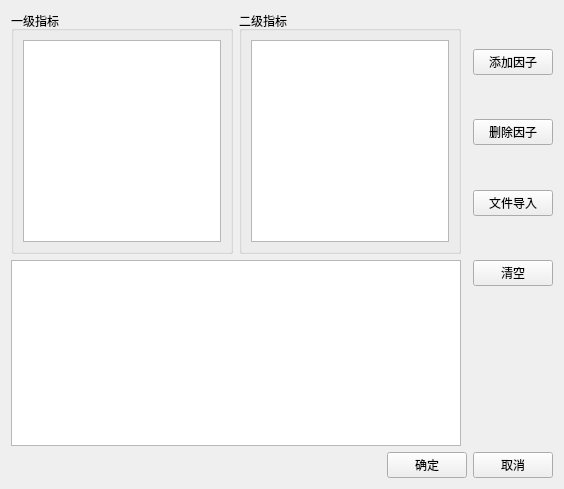
<?xml version="1.0" encoding="UTF-8"?>
<ui version="4.0">
 <class>QgsIndexBase</class>
 <widget class="QWidget" name="QgsIndexBase">
  <property name="windowModality">
   <enum>Qt::ApplicationModal</enum>
  </property>
  <property name="geometry">
   <rect>
    <x>0</x>
    <y>0</y>
    <width>564</width>
    <height>489</height>
   </rect>
  </property>
  <property name="windowTitle">
   <string>生态适宜性指标体系</string>
  </property>
  <layout class="QGridLayout" name="gridLayout">
   <item row="1" column="0">
    <widget class="QTableView" name="mAltitudeTableView"/>
   </item>
   <item row="1" column="2">
    <layout class="QVBoxLayout" name="verticalLayout">
     <item>
      <widget class="QPushButton" name="pushButton_4">
       <property name="text">
        <string>清空</string>
       </property>
      </widget>
     </item>
     <item>
      <spacer name="verticalSpacer">
       <property name="orientation">
        <enum>Qt::Vertical</enum>
       </property>
       <property name="sizeHint" stdset="0">
        <size>
         <width>20</width>
         <height>40</height>
        </size>
       </property>
      </spacer>
     </item>
    </layout>
   </item>
   <item row="0" column="2">
    <layout class="QVBoxLayout" name="verticalLayout_2">
     <item>
      <spacer name="verticalSpacer_5">
       <property name="orientation">
        <enum>Qt::Vertical</enum>
       </property>
       <property name="sizeHint" stdset="0">
        <size>
         <width>20</width>
         <height>40</height>
        </size>
       </property>
      </spacer>
     </item>
     <item>
      <widget class="QPushButton" name="pushButton">
       <property name="text">
        <string>添加因子</string>
       </property>
      </widget>
     </item>
     <item>
      <spacer name="verticalSpacer_3">
       <property name="orientation">
        <enum>Qt::Vertical</enum>
       </property>
       <property name="sizeHint" stdset="0">
        <size>
         <width>20</width>
         <height>40</height>
        </size>
       </property>
      </spacer>
     </item>
     <item>
      <widget class="QPushButton" name="pushButton_2">
       <property name="text">
        <string>删除因子</string>
       </property>
      </widget>
     </item>
     <item>
      <spacer name="verticalSpacer_4">
       <property name="orientation">
        <enum>Qt::Vertical</enum>
       </property>
       <property name="sizeHint" stdset="0">
        <size>
         <width>20</width>
         <height>40</height>
        </size>
       </property>
      </spacer>
     </item>
     <item>
      <widget class="QPushButton" name="pushButton_3">
       <property name="text">
        <string>文件导入</string>
       </property>
      </widget>
     </item>
     <item>
      <spacer name="verticalSpacer_2">
       <property name="orientation">
        <enum>Qt::Vertical</enum>
       </property>
       <property name="sizeHint" stdset="0">
        <size>
         <width>20</width>
         <height>40</height>
        </size>
       </property>
      </spacer>
     </item>
    </layout>
   </item>
   <item row="2" column="0" colspan="3">
    <layout class="QHBoxLayout" name="horizontalLayout_2">
     <item>
      <spacer name="horizontalSpacer">
       <property name="orientation">
        <enum>Qt::Horizontal</enum>
       </property>
       <property name="sizeHint" stdset="0">
        <size>
         <width>40</width>
         <height>20</height>
        </size>
       </property>
      </spacer>
     </item>
     <item>
      <widget class="QPushButton" name="pushButton_6">
       <property name="text">
        <string>确定</string>
       </property>
      </widget>
     </item>
     <item>
      <widget class="QPushButton" name="pushButton_5">
       <property name="text">
        <string>取消</string>
       </property>
      </widget>
     </item>
    </layout>
   </item>
   <item row="0" column="0">
    <layout class="QHBoxLayout" name="horizontalLayout">
     <item>
      <widget class="QGroupBox" name="groupBox_2">
       <property name="title">
        <string>一级指标</string>
       </property>
       <layout class="QGridLayout" name="gridLayout_2">
        <item row="0" column="0">
         <widget class="QListView" name="listView"/>
        </item>
       </layout>
      </widget>
     </item>
     <item>
      <widget class="QGroupBox" name="groupBox">
       <property name="title">
        <string>二级指标</string>
       </property>
       <layout class="QGridLayout" name="gridLayout_3">
        <item row="0" column="0">
         <widget class="QListView" name="listView_2"/>
        </item>
       </layout>
      </widget>
     </item>
    </layout>
   </item>
  </layout>
 </widget>
 <resources/>
 <connections/>
</ui>
